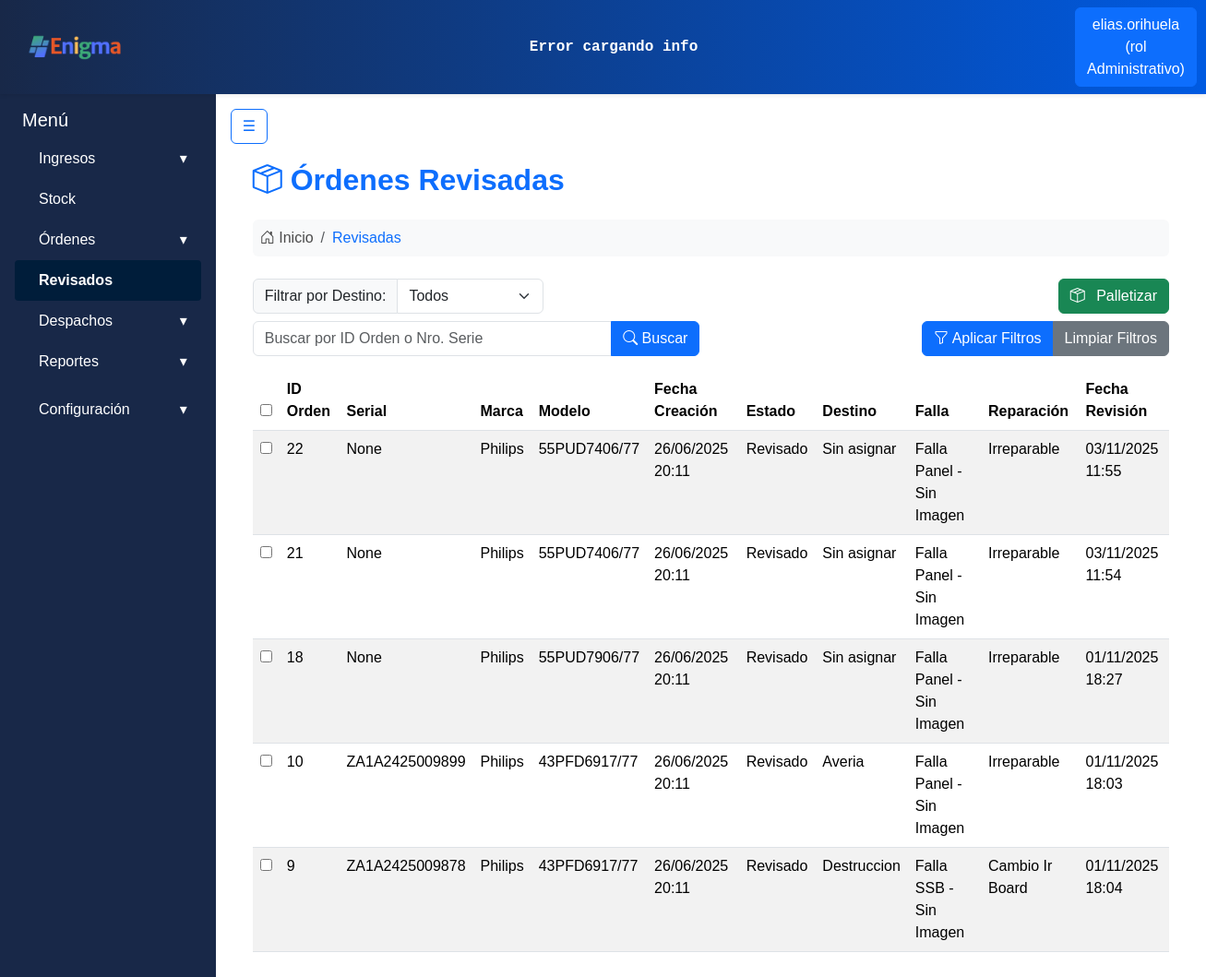
The page /despachos/revisadas/ (signed in) on the database its author committed.
### apps/usuarios/models.py (models this page shows, shortened)
class Usuarios(AbstractBaseUser):
    username = models.CharField('Nombre de usuario', unique= True, max_length=60)
    email = models.EmailField('Correo electronico', max_length=254, unique= True)
    nombre = models.CharField(max_length=50)
    apellido = models.CharField(max_length=50)
    rol = models.ForeignKey(Roles, on_delete=models.CASCADE)
    activo = models.BooleanField(default=True)
    is_admin = models.BooleanField(default = False)
    is_superuser = models.BooleanField(default=False)
    is_staff = models.BooleanField(default=False)
    objects = UsuariosManager()
    USERNAME_FIELD = 'username'
    REQUIRED_FIELDS = ['nombre', 'apellido', 'email'] #campos necesarios para crear la cuenta por consola

class Roles(models.Model):
    id = models.AutoField(primary_key=True)
    nombre = models.CharField(max_length=50)
    def __str__(self):
        return self.nombre

### apps/ingresos/models.py (models this page shows, shortened)
class Productos(models.Model):
    id = models.AutoField(primary_key=True)
    marca = models.CharField(max_length=30)
    modelo = models.CharField(max_length=50, unique=True)

### apps/ordenes/models.py (models this page shows, shortened)
class Ordenes(ModeloBaseConUsuario):  # HEREDA el usuario y el save()
    remito_id = models.ForeignKey('ingresos.Remitos', on_delete=models.CASCADE)
    equipo_id = models.ForeignKey('Equipos', on_delete=models.CASCADE)
    estado_id = models.ForeignKey('Estados', on_delete=models.CASCADE)
    falla_detectada = models.CharField(max_length=50, null=True, blank=True)
    reparacion = models.CharField(max_length=50, null=True, blank=True)
    fecha_revision = models.DateTimeField(null=True, blank=True)
    editado_por = models.ForeignKey(
        User, on_delete=models.SET_NULL, null=True, blank=True, related_name='ordenes_editadas'
    )
    palletizado_por = models.ForeignKey(
        User, on_delete=models.SET_NULL, null=True, blank=True, related_name='ordenes_palletizadas'
    )
    orden_activa = models.BooleanField(default=True)
    fecha_creacion = models.DateTimeField(auto_now_add=True)
    modificacion_id = models.ForeignKey('HistorialOrdenes', on_delete=models.CASCADE, null=True, blank=True)
    destino = models.ForeignKey('Destinos', on_delete=models.CASCADE, null=True, blank=True)
    equipo_palletizado = models.BooleanField(default=False)

class Estados(models.Model):
    nombre_estado = models.CharField(max_length=30)

class Equipos(models.Model):
    producto_id = models.ForeignKey('ingresos.Productos', on_delete=models.CASCADE)
    numero_serie = models.CharField(max_length=20, unique=True, null=True, blank=True)
    fecha_alta = models.DateTimeField(auto_now_add=True)
    observaciones = models.CharField(max_length=100, null=True, blank=True)

class Destinos(models.Model):
    nombre_destino = models.CharField(max_length=30)

### apps/despachos/views.py (the view, shortened to what this page needs)
# urls.py: path('revisadas/', views.OrdenesRevisadasView.as_view(), name='ordenes_revisadas'),
class OrdenesRevisadasView(LoginRequiredMixin,View):
    template_name = 'despachos/revisadas.html'
    def get(self, request, *args, **kwargs):
        estado_revisado_obj = Estados.objects.filter(nombre_estado__iexact='revisado').first()
        ordenes_queryset = Ordenes.objects.filter(
            estado_id=estado_revisado_obj,
            equipo_palletizado=False
        ).select_related(
            'destino', 'equipo_id', 'equipo_id__producto_id', 'estado_id'
        ).order_by('-fecha_creacion')
        query = request.GET.get('q', '')
        filtro_destino_param = request.GET.get('filtro_destino', 'todos')
        mensaje_busqueda = None
        if query:
            q_objects = Q(id__icontains=query) | Q(equipo_id__numero_serie__icontains=query)
            ordenes_queryset = ordenes_queryset.filter(q_objects)
            if not ordenes_queryset.exists():
                mensaje_busqueda = f"No se encontraron órdenes con el ID/Número de Serie '{query}'."
        datos_ordenes = []
        if ordenes_queryset.exists():
            for orden in ordenes_queryset:
                equipo_obj = orden.equipo_id
                producto_obj = getattr(equipo_obj, 'producto_id', None)
                producto_modelo = getattr(producto_obj, 'modelo', 'N/A')
                producto_marca = getattr(producto_obj, 'marca', 'N/A')
                nombre_destino = getattr(orden.destino, 'nombre_destino', 'Sin asignar')
                nombre_estado = getattr(orden.estado_id, 'nombre_estado', 'Sin estado')
                datos_ordenes.append({
                    'id': orden.id,
                    'equipo_id': orden.equipo_id.id if orden.equipo_id else None,
                    'numero_serie': getattr(equipo_obj, 'numero_serie', 'N/A'),
                    'modelo': producto_modelo,
                    'marca': producto_marca,
                    'fecha_creacion': orden.fecha_creacion,
                    'estado': nombre_estado,
                    'destino': nombre_destino,
                    'falla_detectada': orden.falla_detectada,
                    'reparacion': orden.reparacion,
                    'fecha_revision': orden.fecha_revision,
                })
        destinos_para_despacho = Destinos.objects.all().order_by('nombre_destino')
        context = {
            'ordenes': datos_ordenes,
            'mensaje_busqueda': mensaje_busqueda,
            'query_actual': query,
            'filtro_destino_seleccionado': filtro_destino_param,
            'destinos_para_filtro': Destinos.objects.all().order_by('nombre_destino'),
            'destinos_para_despacho': destinos_para_despacho,
            'mostrar_boton_despacho': bool(datos_ordenes),
            'titulo_pagina': 'Órdenes Revisadas',
            'max_items_pallet': 15,
        }
        return render(request, self.template_name, context)

### apps/despachos/templatetags/custom_filters.py (called while the page is built)
@register.filter
def replace_chars(value, arg):
    if not isinstance(value, str):
        return value
    try:
        old_value, new_value = arg.split(':')
    except ValueError:
        return value
    return value.replace(old_value, new_value)

### apps/despachos/templates/despachos/revisadas.html (shortened to what this page needs)
{% extends 'base.html' %}
{% load static %}
{% load custom_filters %}
{% block content %}
    <div class="page-container px-4 mt-3">
        <div class="d-flex justify-content-between align-items-center mb-4">
            <h2 class="fw-bold text-primary mb-0">
                <i class="bi bi-box-seam"></i>
                Órdenes Revisadas
            </h2>
        </div>
        <nav aria-label="breadcrumb" class="mb-4">
            <ol class="breadcrumb bg-light rounded p-2">
                <li class="breadcrumb-item">
                    <i class="bi bi-house-door"></i> Inicio
                </li>
                <li class="breadcrumb-item text-primary" aria-current="page">Revisadas</li>
            </ol>
        </nav>
        <div class="top-action-bar">
            <form id="filtro-busqueda-form" action="{% url 'despachos:ordenes_revisadas' %}" method="GET" class="w-100">
                <div class="row mb-2">
                    <div class="col-md-4 col-sm-6 mb-2 mb-md-0">
                        <div class="form-group input-group">
                            <label class="input-group-text" for="filtro_destino">Filtrar por Destino:</label>
                            <select class="form-select" id="filtro_destino" name="filtro_destino">
                                <option value="todos" {% if filtro_destino_seleccionado == 'todos' %}selected{% endif %}>Todos</option>
                            </select>
                        </div>
                    </div>
                    <div class="col-md-8 col-sm-6 d-flex justify-content-end align-items-center">
                        {% if mostrar_boton_despacho %}
                            <button type="button" class="btn btn-success" id="btn-enviar-despacho-principal" data-bs-toggle="modal" data-bs-target="#despachoModal">
                                <i class="bi bi-box-seam me-2"></i> Palletizar
                            </button>
                        {% endif %}
                    </div>
                </div>
                <div class="row">
                    <div class="col-md-6 col-sm-12">
                        <div class="form-group input-group search-input-group">
                            <input type="text" class="form-control"
                                placeholder="Buscar por ID Orden o Nro. Serie"
                                name="q" value="{{ query_actual|default:'' }}">
                            <button class="btn btn-primary" type="submit">
                                <i class="bi bi-search"></i> Buscar
                            </button>
                        </div>
                    </div>
                    <div class="col-md-6 col-sm-12 d-flex justify-content-end align-items-center mt-2 mt-md-0">
                        <div class="btn-group">
                            <button class="btn btn-primary" type="submit">
                                <i class="bi bi-funnel"></i> Aplicar Filtros
                            </button>
                            <a href="{% url 'despachos:ordenes_revisadas' %}" class="btn btn-secondary">Limpiar Filtros</a>
                        </div>
                    </div>
                </div>
            </form>
        </div>
        {% if ordenes %}
            <form id="form-despacho" action="{% url 'despachos:procesar_despacho_ordenes' %}" method="POST">
                <table class="table table-striped table-hover mt-3">
                    <thead>
                        <tr>
                            <th><input type="checkbox" id="checkbox-maestro-despacho"></th>
                            <th>ID Orden</th>
                            <th>Serial</th>
                            <th>Marca</th>
                            <th>Modelo</th>
                            <th>Fecha Creación</th>
                            <th>Estado</th>
                            <th>Destino</th>
                            <th>Falla</th>
                            <th>Reparación</th>
                            <th>Fecha Revisión</th>
                        </tr>
                    </thead>
                    <tbody>
                        {% for orden in ordenes %}
                            <tr>
                                <td><input type="checkbox" class="checkbox-item-despacho" name="orden_ids" value="{{ orden.id }}"></td>
                                <td>{{ orden.id }}</td>
                                <td>{{ orden.numero_serie }}</td>
                                <td>{{ orden.marca }}</td>
                                <td>{{ orden.modelo }}</td>
                                <td>{{ orden.fecha_creacion|date:"d/m/Y H:i" }}</td>
                               <td><span class="badge-estado bg-{{ orden.estado|lower|replace_chars:' :-' }}">{{ orden.estado }}</span></td>
                                <td>{{ orden.destino }}</td>
                                <td>{{ orden.falla_detectada }}</td>
                                <td>{{ orden.reparacion }}</td>
                                <td>{{ orden.fecha_revision|default:"N/A"|date:"d/m/Y H:i" }}</td>
                            </tr>
                        {% endfor %}
                    </tbody>
                </table>
            </form>
        {% endif %}
{% endblock %}

### templates/includes/header.html (shortened to what this page needs)
{% load static %}
<nav class="navbar navbar-expand-lg shadow-sm navbar-gradient">
  <div class="container-fluid">
    <a class="navbar-brand d-flex align-items-center" href="{% url 'core:dashboard' %}">
      <div class="card-header p-0 bg-transparent border-0">
        <img class="logo_form" src="{% static 'img/enigmaLogoNuevo.png' %}" alt="Enigma Logo">
      </div>
    </a>
    <div class="mx-auto text-center d-none d-lg-block">
        <div class="ticker-container text-white py-1 px-2 rounded">
            <div class="ticker" id="ticker-api">
            </div>
        </div>
    </div>
    <div class="d-flex ms-auto">
      {% if user.is_authenticated %}
        <div class="dropdown">
          <a class="btn btn-primary" href="#" role="button" id="dropdownUser" data-bs-toggle="dropdown" aria-expanded="false">
            {{ user.username }} (rol {{ user.rol }})
          </a>
        </div>
      {% else %}
        <a href="{% url 'usuarios:register' %}" class="btn btn-outline-primary me-2">Registrarse</a>
        <a href="{% url 'usuarios:login' %}" class="btn btn-outline-success">Login</a>
      {% endif %}
    </div>
  </div>
</nav>

### static/css/style.css (style rules this page uses)
:root { --color-bg-navbar-solid:linear-gradient(90deg, #182848 0%, #005ae1 100%); }
.navbar-gradient { background: var(--color-bg-navbar-solid); }
.logo_form { width: auto; height: 40px; margin-right: 10px; margin-left: 0.8rem; }
h2 { color: #e02626; }
body { font-family: Arial, sans-serif; color: #4b4b4b; }
h1, h2 { text-align: center; color: #0056b3; }
.ticker-container { color: #E0F2FE; overflow: hidden; white-space: nowrap; position: relative; width: 1000px; font-weight: bold; font-family: monospace; border-radius: 0.25rem; }
.ticker { display: inline-block; white-space: nowrap; animation: scrollTicker 50s linear infinite; }

### rows shown on the page
Usuarios: username "elias.orihuela", rol "Administrativo"
Productos: marca "Philips" "Philips", modelo "55PUD7406/77" "55PUD7406/77"
Ordenes: fecha_creacion "26/06/2025 20:11", falla_detectada "Falla Panel - Sin Imagen", reparacion "Irreparable", fecha_revision "03/11/2025 11:55"
Estados: estado "Revisado" "Revisado" "Revisado" "Revisado" "Revisado"
Ordenes: fecha_creacion "26/06/2025 20:11", falla_detectada "Falla Panel - Sin Imagen", reparacion "Irreparable", fecha_revision "03/11/2025 11:54"
Productos: marca "Philips", modelo "55PUD7906/77"
Ordenes: fecha_creacion "26/06/2025 20:11", falla_detectada "Falla Panel - Sin Imagen", reparacion "Irreparable", fecha_revision "01/11/2025 18:27"
Equipos: numero_serie "ZA1A2425009899"
Productos: marca "Philips" "Philips", modelo "43PFD6917/77" "43PFD6917/77"
Ordenes: fecha_creacion "26/06/2025 20:11", falla_detectada "Falla Panel - Sin Imagen", reparacion "Irreparable", fecha_revision "01/11/2025 18:03"
Destinos: destino "Averia"
Equipos: numero_serie "ZA1A2425009878"
Ordenes: fecha_creacion "26/06/2025 20:11", falla_detectada "Falla SSB - Sin Imagen", reparacion "Cambio Ir Board", fecha_revision "01/11/2025 18:04"
Destinos: destino "Destruccion"

### other values the page prints
{{ orden.id }} "22" "21" "18" "10" "9"
{{ orden.numero_serie }} "None" "None" "None"
{{ orden.destino }} "Sin asignar" "Sin asignar" "Sin asignar"
